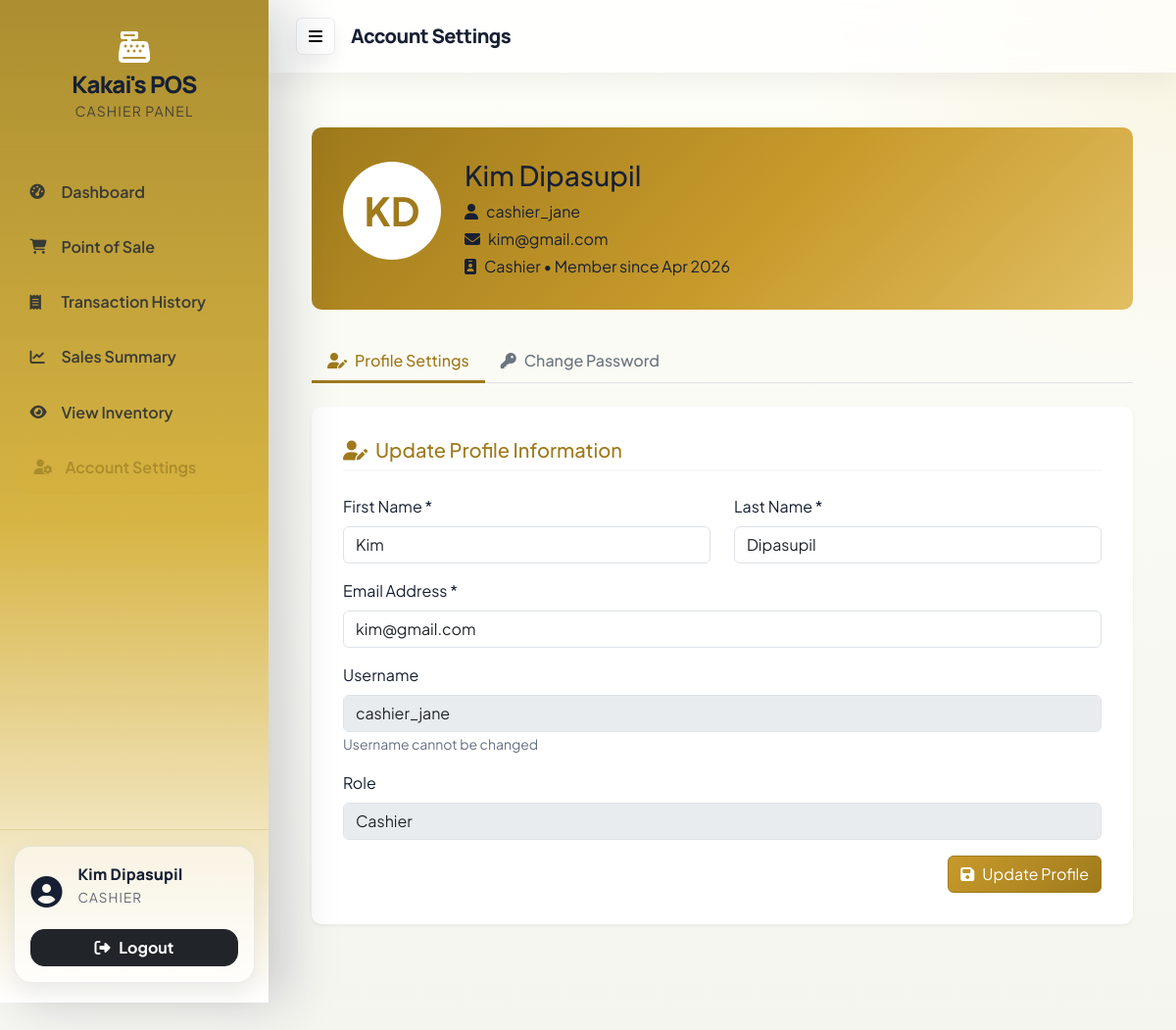
The page /POS/cashier/account_settings.php (signed in) on the database its author committed.
### tables this page shows
CREATE TABLE `users` (
  `id` int(11) NOT NULL,
  `username` varchar(50) NOT NULL,
  `email` varchar(100) NOT NULL,
  `password` varchar(255) NOT NULL,
  `role` enum('admin','staff','cashier') NOT NULL DEFAULT 'staff',
  `first_name` varchar(50) NOT NULL,
  `last_name` varchar(50) NOT NULL,
  `status` enum('active','inactive') DEFAULT 'active',
  `created_at` timestamp NULL DEFAULT current_timestamp(),
  `updated_at` timestamp NULL DEFAULT current_timestamp() ON UPDATE current_timestamp()
);

### POS/cashier/account_settings.php (the view, shortened to what this page needs)
<?php
require_once __DIR__ . '/../app/config.php';
$current_user_id = $_SESSION['user_id'];
$stmt = $conn->prepare("SELECT username, email, first_name, last_name, role, created_at FROM users WHERE id = ?");
$stmt->bind_param("i", $current_user_id);
$stmt->execute();
$user_data = $stmt->get_result()->fetch_assoc();
?>
<div class="account-settings-container">
<div class="profile-header">
    <div class="row align-items-center">
        <div class="col-md-auto text-center text-md-start">
            <div class="profile-avatar">
                <?php echo strtoupper(substr($user_data['first_name'], 0, 1) . substr($user_data['last_name'], 0, 1)); ?>
            </div>
        </div>
        <div class="col-md text-center text-md-start">
            <h3 class="mb-2"><?php echo htmlspecialchars($user_data['first_name'] . ' ' . $user_data['last_name']); ?></h3>
            <p class="mb-1"><i class="fas fa-user me-2"></i><?php echo htmlspecialchars($user_data['username']); ?></p>
            <p class="mb-1"><i class="fas fa-envelope me-2"></i><?php echo htmlspecialchars($user_data['email']); ?></p>
            <p class="mb-0"><i class="fas fa-id-badge me-2"></i><?php echo ucfirst($user_data['role']); ?> • Member since <?php echo date('M Y', strtotime($user_data['created_at'])); ?></p>
        </div>
    </div>
</div>
<ul class="nav nav-tabs mb-4" role="tablist">
    <li class="nav-item" role="presentation">
        <button class="nav-link active" id="profile-tab" data-bs-toggle="tab" data-bs-target="#profile-settings" type="button" role="tab">
            <i class="fas fa-user-edit me-2"></i>Profile Settings
        </button>
    </li>
    <li class="nav-item" role="presentation">
        <button class="nav-link" id="password-tab" data-bs-toggle="tab" data-bs-target="#password-settings" type="button" role="tab">
            <i class="fas fa-key me-2"></i>Change Password
        </button>
    </li>
</ul>
<div class="tab-content">
    <div class="tab-pane fade show active" id="profile-settings" role="tabpanel">
        <div class="settings-section">
            <h5><i class="fas fa-user-edit me-2"></i>Update Profile Information</h5>
            <form method="POST" id="profileForm">
                <div class="row">
                    <div class="col-md-6 mb-3">
                        <label class="form-label">First Name *</label>
                        <input type="text" class="form-control" name="first_name" value="<?php echo htmlspecialchars($user_data['first_name']); ?>" required>
                    </div>
                    <div class="col-md-6 mb-3">
                        <label class="form-label">Last Name *</label>
                        <input type="text" class="form-control" name="last_name" value="<?php echo htmlspecialchars($user_data['last_name']); ?>" required>
                    </div>
                </div>
                <div class="mb-3">
                    <label class="form-label">Email Address *</label>
                    <input type="email" class="form-control" name="email" value="<?php echo htmlspecialchars($user_data['email']); ?>" required>
                </div>
                <div class="mb-3">
                    <label class="form-label">Username</label>
                    <input type="text" class="form-control" value="<?php echo htmlspecialchars($user_data['username']); ?>" readonly disabled>
                    <small class="text-muted">Username cannot be changed</small>
                </div>
                <div class="mb-3">
                    <label class="form-label">Role</label>
                    <input type="text" class="form-control" value="<?php echo ucfirst($user_data['role']); ?>" readonly disabled>
                </div>
                <div class="text-end">
                    <button type="submit" class="btn btn-danger">
                        <i class="fas fa-save me-2"></i>Update Profile
                    </button>
                </div>
            </form>
        </div>
    </div>
</div>
</div>
<?php
include __DIR__ . '/views/layout.php';
?>

### POS/cashier/views/layout.php (style rules this page uses)
:root { --brand: #D4AF37; --brand-deep: #AA8C2C; --accent: #C79A2B; --accent-deep: #9F7A1C; --accent-soft: #F3E4A8; --accent-rgb: 170, 140, 44; --ink: #172033; --muted: #667085; --line: rgba(23, 32, 51, 0.08); --surface: rgba(255, 255, 255, 0.94); --surface-strong: #ffffff; --shadow-lg: 0 24px 60px rgba(17, 24, 39, 0.12); --shadow-md: 0 12px 30px rgba(17, 24, 39, 0.08); --radius-lg: 24px; --radius-md: 18px; }
body { min-height: 100vh; color: var(--ink); background: radial-gradient(circle at top right, rgba(212, 175, 55, 0.12), transparent 24%), radial-gradient(circle at bottom left, rgba(255, 255, 255, 0.15), transparent 22%), linear-gradient(180deg, #fefef8 0%, #f5f5f0 100%); font-family: 'Plus Jakarta Sans', 'Segoe UI', sans-serif; }
.btn-danger { background: linear-gradient(135deg, var(--accent), var(--accent-deep)); border-color: var(--accent-deep); color: #fff; }
.text-muted { color: var(--muted) !important; }

### POS/cashier/account_settings.php (style rules this page uses)
.account-settings-container { padding: 2rem; max-width: 1400px; margin: 0 auto; overflow-y: auto; height: calc(100vh - 70px); }
.settings-section { background: white; border-radius: 10px; padding: 2rem; margin-bottom: 1.5rem; box-shadow: 0 2px 4px rgba(0,0,0,0.05); }
.settings-section h5 { color: var(--accent-deep); margin-bottom: 1.5rem; padding-bottom: 0.5rem; border-bottom: 2px solid #f8f9fa; }
.profile-header { background: linear-gradient(135deg, var(--accent-deep) 0%, var(--accent) 55%, #e1be62 100%); color: #172033; padding: 2rem; border-radius: 10px; margin-bottom: 2rem; }
.profile-avatar { width: 100px; height: 100px; border-radius: 50%; background: white; display: flex; align-items: center; justify-content: center; font-size: 2.5rem; color: var(--accent-deep); font-weight: bold; margin-bottom: 1rem; }
.nav-tabs .nav-link { color: #6c757d; border: none; border-bottom: 3px solid transparent; font-weight: 500; }
.nav-tabs .nav-link.active { color: var(--accent-deep); border-bottom: 3px solid var(--accent-deep); background: transparent; }

### rows shown on the page
users: first_name+last_name "KD", first_name+last_name "Kim Dipasupil", username "cashier_jane", email "kim@gmail.com", role "Cashier", created_at "Apr 2026", first_name "Kim", last_name "Dipasupil"

### other values the page prints
$displayName "Kim Dipasupil"
$page_title "Account Settings"
